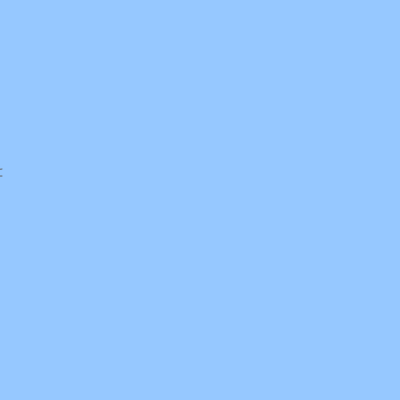
Frame 1 (no input)
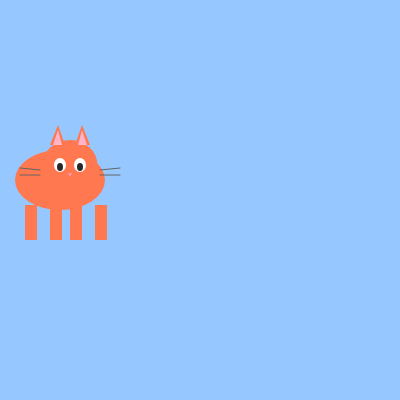
Frame 60 (no input)
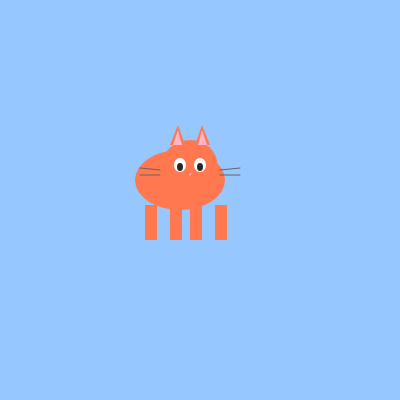
Frame 120 (the mouse pressed at the canvas centre since frame 60)

The p5.js sketch that drew these frames (run headless with seeded random() and noise() and a simulated clock; from frame 60 on, the mouse is pressed at the canvas centre):

// p5.js sketch
// ── sketch.js
function setup(){
  createCanvas(400,400)
  angleMode(DEGREES)
}

class Cat{
  constructor(color){
    this.color = color;
    this.x = 0;
    this.y = 0;
    this.r = 0;
    this.s = 1;
  }
  draw(){
    push()
    translate(this.x,this.y)
    rotate(this.r)
    scale(this.s)
    translate(-200,-200)

    noStroke();

    // Body
    fill(this.color);
    ellipse(190, 180, 90, 60);

    // Legs
    fill(this.color);
    rect(155, 205, 12, 35);
    rect(180, 205, 12, 35);
    rect(200, 205, 12, 35);
    rect(225, 205, 12, 35);

    // Head
    fill(this.color);
    ellipse(200, 165, 55, 50);

    // Ears
    triangle(180, 145, 188, 125, 195, 145);
    triangle(205, 145, 212, 125, 220, 145);

    // Inner ears
    fill(255, 180, 200);
    triangle(183, 145, 188, 130, 192, 145);
    triangle(208, 145, 212, 130, 217, 145);

    // Eyes
    fill(255);
    ellipse(190, 165, 12, 14);
    ellipse(210, 165, 12, 14);

    // Pupils
    fill(40);
    ellipse(190, 167, 6, 8);
    ellipse(210, 167, 6, 8);

    // Nose
    fill(255, 150, 170);
    triangle(198, 173, 202, 173, 200, 177);

    // Whiskers
    stroke(100);
    strokeWeight(1);
    line(170, 170, 150, 168);
    line(170, 175, 150, 175);
    line(230, 170, 250, 168);
    line(230, 175, 250, 175);

    pop()
  }
}

let cat1 = new Cat([255, 120, 80])
cat1.x = 200;
cat1.y = 200;
cat1.r = 0;
cat1.s = 1;


function draw(){
  background(150, 200, 255)

  // Cat moving across screen
  cat1.x = (frameCount * 2) % 500 - 50;
  cat1.y = 200 + sin(frameCount * 3) * 20;
  cat1.draw();
}

// ── butterflies.js
function setup() {
  createCanvas(400, 400);
  angleMode(DEGREES);
}

function antenna(x=0, y=0, r=0, s=1){
  push();

  translate(x, y);
  rotate(r);
  scale(s);
  translate(-200,-400);

  line(200,400,200,370);
  circle(200,365,8);

  pop();
}

function wing(x=0, y=0, r=0, s=1){
  push();

  translate(x, y);
  rotate(r);
  scale(s);
  translate(-200,-350);

  strokeWeight(1/s);

  ellipse(200, 320, 40, 60);
  ellipse(200, 300, 30, 40);
  for (let i=1; i <= 3; i++){
    circle(200 + (i * 8), 320, 5);
  }
  pop();
}

function butterfly(x=0, y=0, r=0, s=1){
  push();

  translate(x, y);
  rotate(r);
  scale(s);
  translate(-200,-200);

  strokeWeight(1/s);

  // body
  ellipse(200, 200, 10, 40);
  circle(200, 185, 12);

  // antennae
  antenna(200, 200, 20, 0.8);
  antenna(200, 200, -20, 0.8);

  // wings
  wing(200, 200, 45, 1);
  wing(200, 200, -45, 1);
  wing(200, 210, 20, 0.7);
  wing(200, 210, -20, 0.7);

  pop();
}

function makeButterfly (x=0, y=0, r=0, s=1){
  return {
    x:x,
    y:y,
    r:r,
    s:s,
    draw(){
      this.r+= 2;
      //this.r=this.r+2
      // makes butterflies flutter
      this.y += 0.5;
      // makes butterflies float down
    butterfly(this.x, this.y, this.r, this.s);
    }
  }
}

let butterflies= [];

function draw() {
  background(135, 206, 235);
  noFill();
  stroke(255, 100, 150);

  for (let i=0; i<butterflies.length; i++){
    let f =butterflies[i];
    f.draw();
  }
}

function mouseClicked(){
   print(mouseX, mouseY)
  butterflies.push(makeButterfly(mouseX, mouseY, 0 , random(0.2,1)));

}
